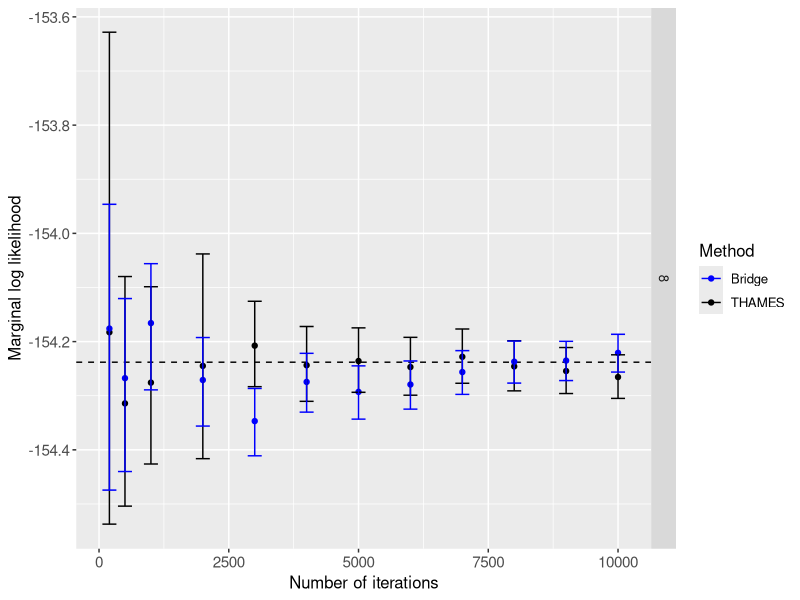
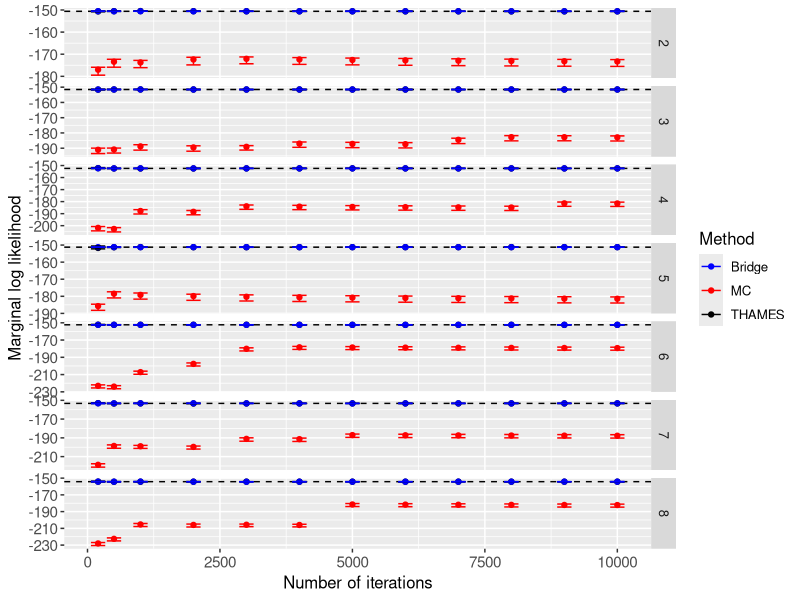
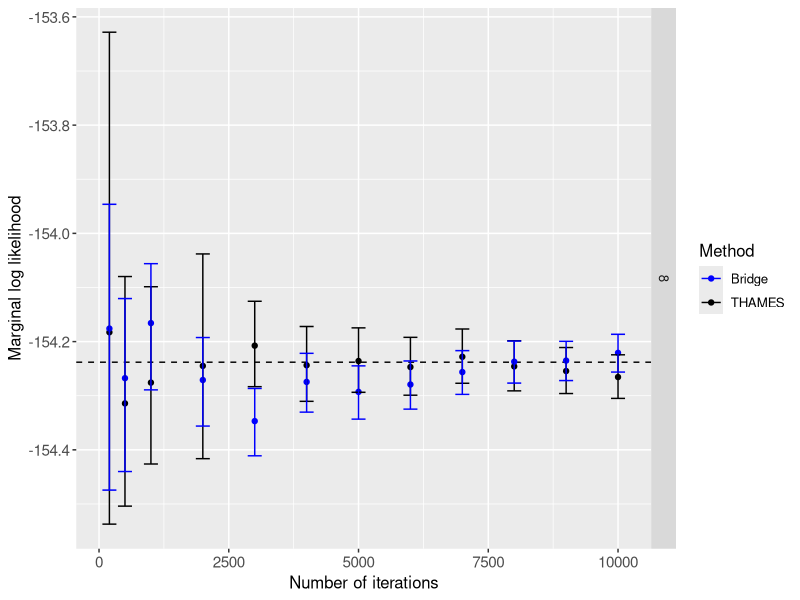
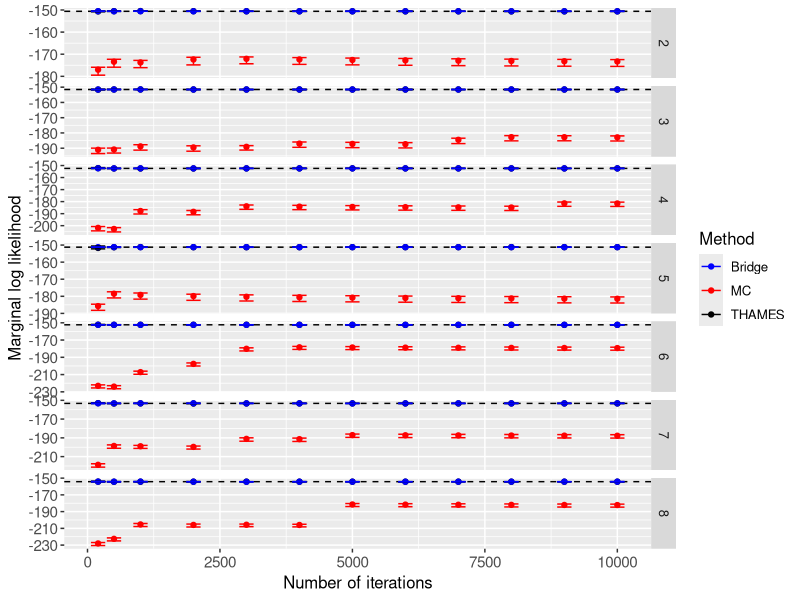

Write the R code that produced these figures, in order.
library(ggplot2)

res = as.matrix(read.csv('data/zellner.csv',header=FALSE,sep=''))

x<- c(50,100,200,500,seq(1000,10000,1000))
df = res
df = cbind(res,rep(x,8-1))
df=df[df[,dim(df)[2]]>100,]
df_1 = as.data.frame(df)
names(df_1) = c("nb_var","L","log_lik","U","bridge_L","bridge_log_lik","bridge_U",
                "naive_mc_L","naive_mc_log_lik","naive_mc_U", "real","nb_iter")
df_1_clone = df_1
names(df_1_clone) = c("nb_var","1","2","3","L","log_lik","U",
                      "naive_mc_L","naive_mc_log_lik","naive_mc_U", "real","nb_iter")
df_1_clone_2 = df_1
names(df_1_clone_2) = c("nb_var","1","2","3", "4", "5", "6",
                        "L","log_lik","U", "real","nb_iter")

colors <- c("THAMES" = "black", "MC" = "red", "Bridge" = "blue")

ggplot(data=df_1[df_1==8,],aes(x= nb_iter,y = log_lik, ymax = U, ymin = L))+
  geom_hline(aes(yintercept = real), color ="grey0", linetype=2) +
  geom_point(aes(color="THAMES")) + geom_point(data=df_1_clone[df_1==8,],aes(color="Bridge")) +
  geom_errorbar(aes(color="THAMES")) +
  geom_errorbar(data=df_1_clone[df_1==8,],aes(color="Bridge")) +
  facet_grid(nb_var~., scale ="free") +
  labs(y = "Marginal log likelihood", x= "Number of iterations") +
  theme(axis.text=element_text(size=11)) +
  theme(text=element_text(size=12))+labs(color="Method")+scale_color_manual(values=colors)
ggsave('plots/thames-zellner_thames_and_bridge.pdf')

ggplot(data=df_1,aes(x= nb_iter,y = log_lik, ymax = U, ymin = L))+
  geom_hline(aes(yintercept = real), color ="grey0", linetype=2) +
  geom_point(aes(color="THAMES")) + geom_point(data=df_1_clone,aes(color="Bridge")) + geom_point(data=df_1_clone_2,aes(color="MC"))+
  geom_errorbar(aes(color="THAMES")) +
  geom_errorbar(data=df_1_clone,aes(color="Bridge")) + geom_errorbar(data=df_1_clone_2,aes(color="MC"))+
  facet_grid(nb_var~., scale ="free") +
  labs(y = "Marginal log likelihood", x= "Number of iterations")+
  theme(axis.text=element_text(size=11)) +
  theme(text=element_text(size=12))+labs(color="Method")+scale_color_manual(values=colors)
ggsave('plots/thames-zellner_allests.pdf')
